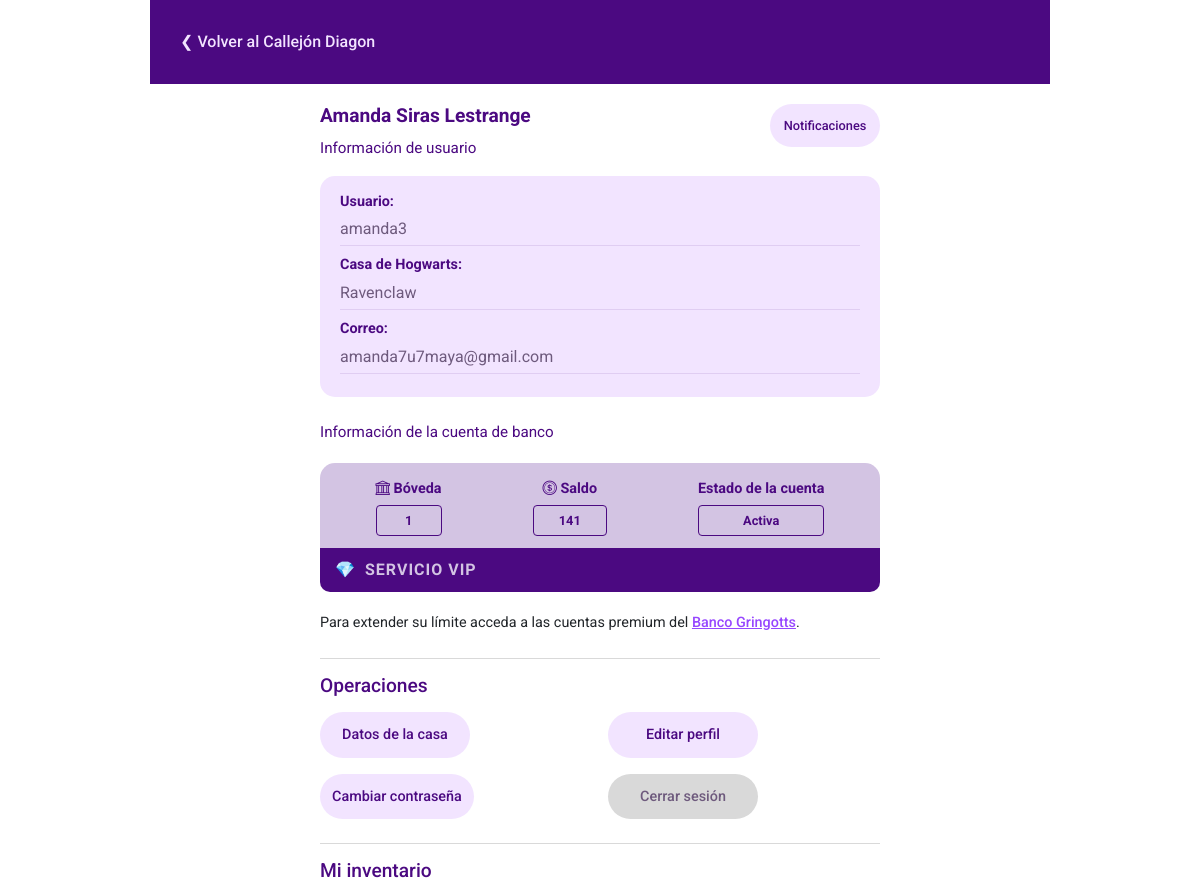
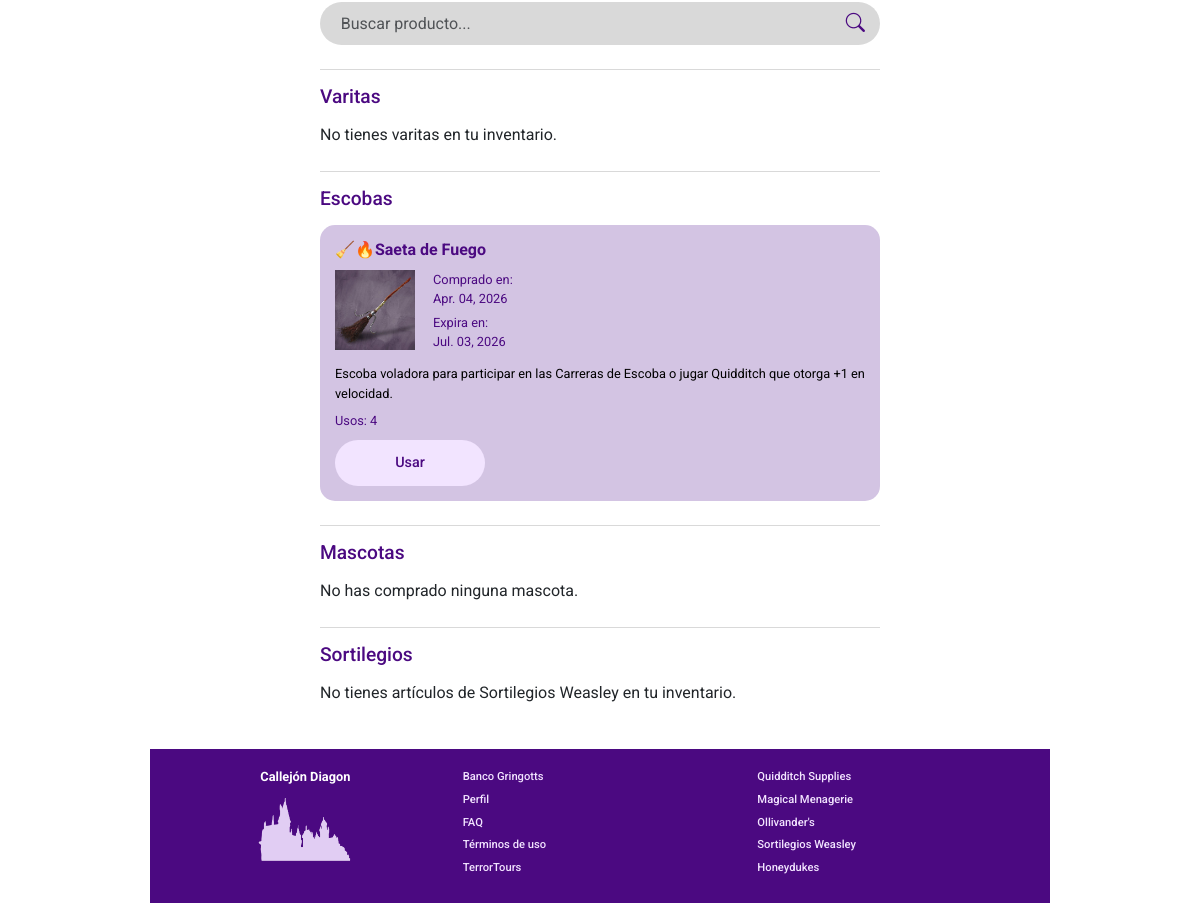
The app's page /users/profile/ (signed in) with its own data (2 pictures, top to bottom).
### apps/users/models.py (models this page shows, shortened)
class CustomUser(AbstractUser):
    id = models.PositiveIntegerField(primary_key=True, unique=True)
    first_name = None
    last_name = None
    ROLE_CHOICES = [
        ('admin', 'Administrador'),
        ('student', 'Estudiante'),
        ('banker', 'Banquero'),
        ('shopkeeper', 'Dependiente'),
    ]
    role = models.CharField(choices=ROLE_CHOICES, default='student')
    username = models.CharField(
        max_length=100,
        unique=True
    )
    full_name = models.CharField(max_length=150, unique=True)
    HOUSE_CHOICES = [
        ('gryffindor', 'Gryffindor'),
        ('hufflepuff', 'Hufflepuff'),
        ('ravenclaw', 'Ravenclaw'),
        ('slytherin', 'Slytherin'),
    ]
    house = models.CharField(null=True, blank=True, choices=HOUSE_CHOICES)

### apps/bank/models.py (models this page shows)
class BankAccount(models.Model):
    user = models.OneToOneField(
        CustomUser,
        on_delete=models.CASCADE,
        limit_choices_to={'role': 'student'},
        related_name='bank_account',
        primary_key=True
    )
    balance = models.IntegerField(default=20)
    last_pur_date = models.DateField(null=True, blank=True)
    is_frozen = models.BooleanField(default=False)
    frozen_date = models.DateField(null=True, blank=True)
    ACCOUNT_TYPES = [
        ('standard', 'Standard'),
        ('premium', 'Premium'),
        ('vip', 'VIP'),
    ]
    account_type = models.CharField(choices=ACCOUNT_TYPES, default='standard')
    created_at = models.DateField(auto_now_add=True)
    upgraded_at = models.DateField(null=True, blank=True)
    duration_days = models.PositiveIntegerField(null=True, blank=True)
    weekly_transactions_left = models.PositiveIntegerField(default=1)
    last_trans_date = models.DateField(null=True, blank=True)
    @property
    def current_limit(self):
        if self.account_type == 'vip':
            return None
        return {
            'standard': 200,
            'premium': 400,
        }.get(self.account_type, 200)
    @property
    def premium_ex_date(self):
        if self.account_type == 'premium' and self.upgraded_at and self.duration_days:
            return self.upgraded_at + timedelta(days=self.duration_days)
        return None

### apps/stores/models.py (models this page shows, shortened)
class InventoryItem(models.Model):
    user = models.ForeignKey(
        User, on_delete=models.CASCADE, related_name='inventory_items')
    product = models.ForeignKey(
        'Product', on_delete=models.CASCADE, related_name='inventory_items')
    store = models.ForeignKey(
        'Store', on_delete=models.CASCADE, related_name='inventory_items')
    uses = models.PositiveIntegerField(null=True, blank=True)
    pur_date = models.DateField(auto_now_add=True)
    @property
    def ex_date(self):
        if self.product.duration_days:
            return self.pur_date + timedelta(days=self.product.duration_days)
        return None
    @property
    def is_near_ex(self):
        if not self.ex_date:
            return False
        today = timezone.now().date()
        delta_days = (self.ex_date - today).days
        return 0 <= delta_days <= 3

class Product(models.Model):
    name = models.CharField(max_length=130)
    description = models.TextField()
    price = models.PositiveIntegerField()
    store = models.ForeignKey(
        Store, on_delete=models.CASCADE, related_name='products'
    )
    PRODUCT_TYPES = [
        ('broom', 'Escoba'),
        ('pet', 'Mascota'),
        ('wand', 'Varita'),
        ('wheezes', 'Sortilegios'),
        ('misc', 'Miscelaneos'),
    ]
    product_type = models.CharField(max_length=20, choices=PRODUCT_TYPES, default='misc')
    duration_days = models.PositiveIntegerField(blank=True, null=True)
    uses = models.PositiveIntegerField(null=True, blank=True)
    stackable = models.BooleanField(default=False)
    @property
    def image_url(self):
        return static(f"imgs/products/{self.id}.png")

### apps/users/views.py (the view, shortened to what this page needs)
# urls.py: path('profile/', views.profile_view, name='profile'),
@login_required
def profile_view(request):
    user = request.user
    bank_account = get_object_or_404(BankAccount, user_id=user.id)
    notifications = Notification.objects.filter(user=user, read=False).exists()
    wands = InventoryItem.objects.select_related('product').filter(
        user_id=user.id, product__product_type='wand')
    brooms = InventoryItem.objects.select_related('product').filter(
        user_id=user.id, product__product_type='broom')
    pets = InventoryItem.objects.select_related('product').filter(
        user_id=user.id, product__product_type='pet')
    wheezes = InventoryItem.objects.select_related('product').filter(
        user_id=user.id, product__product_type='wheezes')
    query = request.GET.get("q")
    if query:
        wands = wands.filter(product__name__icontains=query)
        brooms = brooms.filter(product__name__icontains=query)
        pets = pets.filter(product__name__icontains=query)
        wheezes = wheezes.filter(product__name__icontains=query)
    usage_message = None
    pending_loans = Loan.objects.filter(
        user=user, approved=True, state='pending').exists()
    context = {
        'user': user,
        'account': bank_account,
        'notifications': notifications,
        'wands': wands,
        'brooms': brooms,
        'pets': pets,
        'wheezes': wheezes,
        'query': query,
        'usage_message': usage_message,
        'pending_loans': pending_loans,
    }
    return render(request, 'profile/profile.html', context)

### apps/users/templates/profile/profile.html (shortened to what this page needs)
{% extends 'base.html' %}
{% load static %}
{% block head %}
<link rel="stylesheet" href="{% static 'css/profile.css' %}">
{% endblock %}
{% block body %}
{% include "components/nav.html" with url_link='home' url_name="Callejón Diagon" %}
<main class="profile-container">
    <div class="d-flex justify-content-between align-items-start mb-3">
        <div class="user-header">
            <h2 class="main-title">{{ user.full_name }}</h2>
            <p class="subtitle">Información de usuario</p>
        </div>
        <button type="button" class="btn btn-primary btn-not position-relative" data-bs-toggle="modal"
            data-bs-target="#notificationsModal">
            Notificaciones
        </button>
    </div>
    <section class="info-card-purple mb-4">
        <div class="info-row">
            <span class="label">Usuario:</span> <span class="value">{{ user.username }}</span>
        </div>
        <div class="info-row">
            <span class="label">Casa de Hogwarts:</span> <span class="value">{{ user.house|title }}</span>
        </div>
        {% if user.email %}
        <div class="info-row">
            <span class="label">Correo:</span> <span class="value">{{ user.email }}</span>
        </div>
        {% endif %}
    </section>
    <section class="bank-section mb-4">
        <p class="subtitle">Información de la cuenta de banco</p>
        {% include "components/account_card.html" %}
        <div class="bank-info">
            <p class="limit-subtext">Para extender su límite acceda a las cuentas premium del
                <a href="{% url 'bank' %}" class="dark-link">Banco Gringotts</a>.
            </p>
        </div>
    </section>
    <section class="mb-4">
        <h3 class="section-title-purple">Operaciones</h3>
        <div class="row g-3">
            <div class="col-6">
                <button type="button" class="btn btn-primary" data-bs-toggle="modal" data-bs-target="#houseStatsModal">
                    Datos de la casa
                </button>
            </div>
            <div class="col-6"><a href="{% url 'edit_profile' %}" class="btn btn-primary">Editar perfil</a></div>
            <div class="col-6"><a href="{% url 'update_password' %}" class="btn btn-primary">Cambiar
                    contraseña</a></div>
            <div class="col-6">
                <form method="POST" action="{% url 'logout' %}">
                    <button type="button" class="btn btn-secondary" data-message="¿Seguro de que deseas cerrar sesión?"
                        onclick="showConfirm(this)">Cerrar
                        sesión</button>
                </form>
            </div>
        </div>
    </section>
    <section class="inventory-section" id="inventory">
        <h3 class="section-title-purple">Mi inventario</h3>
        <form method="GET" class="search-container mb-4" action="{% url 'profile' %}#inventory">
            <input type="text" name="q" value="{{ query|default_if_none:'' }}"
                class="form-control search-input form-input" placeholder="Buscar producto...">
            <button type="submit" class="search-button">
                <i class="bi bi-search"></i>
            </button>
        </form>
        {% if not wands and not brooms and not pets and not wheezes %}
        <p>No tienes artículos en tu inventario{% if query %} que coincidan con "{{ query }}"{% endif %}.</p>
        {% else %}
        <div class="category-block mb-4">
            <h4 class="category-title">Varitas</h4>
            <div class="inventory-grid d-flex flex-wrap gap-3">
                {% for item in wands %}
                {% include "profile/inventory_section.html" with item=item %}
                {% empty %}
                <p class="empty-text">No tienes varitas en tu inventario.</p>
                {% endfor %}
            </div>
        </div>
        <div class="category-block mb-4">
            <h4 class="category-title">Escobas</h4>
            <div class="inventory-grid d-flex flex-wrap gap-3">
                {% for item in brooms %}
                {% include "profile/inventory_section.html" with item=item %}
                {% empty %}
                <p class="empty-text">No tienes escobas en tu inventario{% if query %} que coincidan con "{{ query }}"
                    {% endif %}.</p>
                {% endfor %}
            </div>
        </div>
        <div class="category-block mb-4">
            <h4 class="category-title">Mascotas</h4>
            <div class="inventory-grid d-flex flex-wrap gap-3">
                {% for item in pets %}
                {% include "profile/inventory_section.html" with item=item %}
                {% empty %}
                <p class="empty-text">No has comprado ninguna mascota.
                </p>
                {% endfor %}
            </div>
        </div>
        <div class="category-block mb-4">
            <h4 class="category-title">Sortilegios</h4>
            <div class="inventory-grid d-flex flex-wrap gap-3">
                {% for item in wheezes %}
                {% include "profile/inventory_section.html" with item=item %}
                {% empty %}
                <p class="empty-text">No tienes artículos de Sortilegios Weasley en tu inventario.
                </p>
                {% endfor %}
            </div>
        </div>
        {% endif %}
    </section>
</main>
{% endblock %}
{% block footer %}
{% include "components/footer.html" %}
{% endblock %}

### templates/components/account_card.html (shortened to what this page needs)
<div class="account-card {% if account.is_frozen %}frozen{% endif %}">
    <div class="card-grid">
        <div class="card-item">
            <span class="label"><i class="bi bi-bank"></i> Bóveda</span>
            <div class="value-box">{{ account.pk }}</div>
        </div>
        <div class="card-item">
            <span class="label"><i class="bi bi-coin"></i> Saldo</span>
            <div class="value-box">{{ account.balance }}</div>
        </div>
        <div class="card-item">
            <span class="label">Estado de la cuenta</span>
            <div class="value-box status-text">
                {% if account.is_frozen %}Congelada{% else %}Activa{% endif %}
            </div>
        </div>
    </div>
    {% if account.premium_ex_date %}
    <div class="premium-badge">
        <div class="premium-content">
            <span class="crown-icon">👑</span>
            <span class="premium-text">SERVICIO PREMIUM</span>
        </div>
        <div class="premium-date">
            Vence: <br> {{ account.premium_ex_date|date:"d/m/y" }}
        </div>
    </div>
    {% elif account.account_type == 'vip' %}
    <div class="premium-badge">
        <div class="premium-content">
            <span class="crown-icon">💎</span>
            <span class="premium-text">SERVICIO VIP</span>
        </div>
    </div>
    {% endif %}
</div>

### apps/users/templates/profile/inventory_section.html (shortened to what this page needs)
<div class="inventory-card">
    <div class="card-content">
        <h5 class="item-name">{{ item.product.name }}</h5>
        <div class="d-flex gap-2">
            <div class="item-image-placeholder">
                <img src="{{ item.product.image_url }}" alt="Imagen de {{item.product.name}}" />
            </div>
            <div class="item-details">
                <p>Comprado en: <br><span>{{ item.pur_date|date:"M. d, Y" }}</span></p>
                {% if item.ex_date %}
                <p>Expira en: <br>
                    <span class="{% if item.is_near_ex %}text-warning{% endif %}">
                        {{ item.ex_date|date:"M. d, Y"}}
                    </span>
                </p>
                {% endif %}
            </div>
        </div>
        <p class="item-desc">{{ item.product.description }}</p>
        {% if item.uses %}
        <p class="item-uses">Usos: {{ item.uses }}</p>
        <form method="POST" class="mt-auto">
            <button type="button" class="btn btn-primary" data-title="Confirmación de uso"
                data-message="¿Deseas usar el producto {{ item.product.name }} (Esta acción es irreversible)?"
                onclick="showConfirm(this)">
                Usar
            </button>
        </form>
        {% endif %}
    </div>
</div>

### records on screen
CustomUser: full_name "Amanda Siras Lestrange", username "amanda3", house "Ravenclaw", email "amanda7u7maya@gmail.com"
BankAccount: pk "1", balance "141"
InventoryItem: product.name "🧹🔥Saeta de Fuego", pur_date "Apr. 04, 2026", ex_date "Jul. 03, 2026", product.description "Escoba voladora para participar en las Carreras de Escoba o jugar Quidditch que otorga +1 en velocidad.", uses "4"

### other values on screen
{{ url_name }} "Callejón Diagon"
